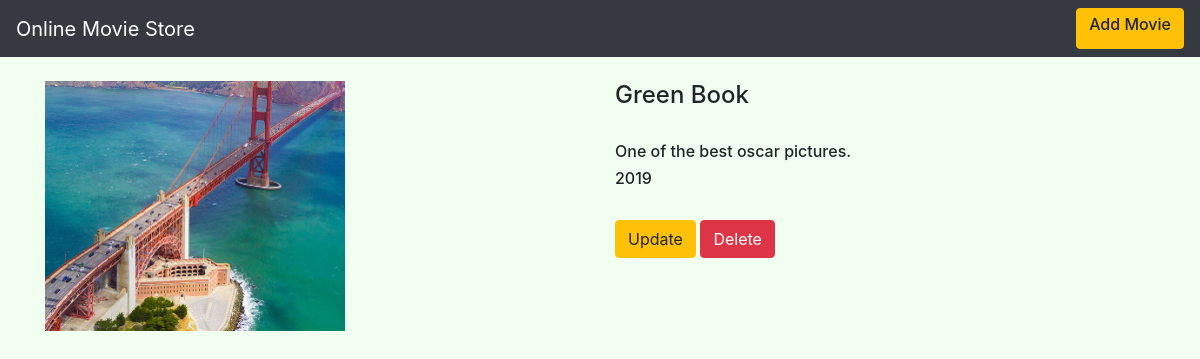
The page /movie/1/ on the database its author committed.
### movieapp/models.py (models this page shows, shortened)
class Movie(models.Model):
    name= models.CharField(max_length=250)
    desc= models.TextField()
    year= models.IntegerField()
    img= models.ImageField(upload_to='gallery')

### movieapp/views.py (the view)
# urls.py: path('movie/<int:movie_id>/',views.detail,name='detail'),
def detail(request,movie_id):
    movie=Movie.objects.get(id=movie_id)
    return render(request,"detail.html",{'movie':movie})

### templates/detail.html
{% extends 'base.html' %}
{% block body %}
<div class="container">
    <div class="row">
        <div class="col-md-6">
            <img src="{{movie.img.url}}"width="300" height="250">
        </div>
        <div class="col-md-6">
            <h4>{{movie.name}}</h4><br>
            <h6>{{movie.desc}}</h6>
            <h6>{{movie.year}}</h6><br>
          <a class="btn btn-warning" href="{% url 'movieapp:update' movie.id %}">Update</a>
          <a class="btn btn-danger" href="{% url 'movieapp:delete' movie.id %}">Delete</a>
        </div>
    </div>
</div>
{% endblock %}

### static/style.css (style rules this page uses)
body { background-color:Honeydew; }

### rows shown on the page
Movie: img (picture), name "Green Book", desc "One of the best oscar pictures.", year "2019"
